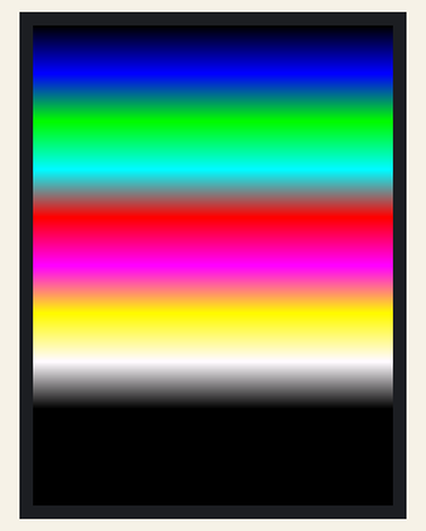
Recording of a sketch running on a simulated Arduino Uno, built with avr-gcc and run on an emulated ATmega328P. Shown: 240×320 colour display. What the sketch prints to the serial monitor is not drawn.

Above: at 0.4 s.

Measured:
- what the display in image 0 shows lasts 1.0 s, from 0.3 s to 1.3 s

The sketch:

design5.ino
```cpp
// IMPORTANT: Adafruit_TFTLCD LIBRARY MUST BE SPECIFICALLY
// CONFIGURED FOR EITHER THE TFT SHIELD OR THE BREAKOUT BOARD.
// SEE RELEVANT COMMENTS IN Adafruit_TFTLCD.h FOR SETUP.
//by Open-Smart Team and Catalex Team
//catalex_inc@163.com
//Store:   http://dx.com
//           https://open-smart.aliexpress.com/store/1199788
//Demo Function: Display graphics, characters
//Arduino IDE: 1.6.5
// Board: Arduino UNO R3, Arduino Mega2560,Arduino Leonardo

// Board:OPEN-SMART UNO R3 5V / 3.3V, Arduino UNO R3, Arduino Mega2560
//3.2INCH TFT:
// https://www.aliexpress.com/store/product/3-2-TFT-LCD-Display-module-Touch-Screen-Shield-board-onboard-temperature-sensor-w-Touch-Pen/1199788_32755473754.html?spm=2114.12010615.0.0.bXDdc3
//OPEN-SMART UNO R3 5V / 3.3V:
// https://www.aliexpress.com/store/product/OPEN-SMART-5V-3-3V-Compatible-UNO-R3-CH340G-ATMEGA328P-Development-Board-with-USB-Cable-for/1199788_32758607490.html?spm=2114.12010615.0.0.ckMTaN


#include <Adafruit_GFX.h>    // Core graphics library
//#include <Adafruit_TFTLCD.h> // Hardware-specific library
#include <MCUFRIEND_kbv.h>
MCUFRIEND_kbv tft;

//***********************************************//
// If you use OPEN-SMART TFT breakout board                 //
// Reconmmend you to add 5V-3.3V level converting circuit.
// Of course you can use OPEN-SMART UNO Black version with 5V/3.3V power switch,
// you just need switch to 3.3V.
// The control pins for the LCD can be assigned to any digital or
// analog pins...but we'll use the analog pins as this allows us to
//----------------------------------------|
// TFT Breakout  -- Arduino UNO / Mega2560 / OPEN-SMART UNO Black
// GND              -- GND
// 3V3               -- 3.3V
// CS                 -- A3
// RS                 -- A2
// WR                -- A1
// RD                 -- A0
// RST                -- RESET
// LED                -- GND
// DB0                -- 8
// DB1                -- 9
// DB2                -- 10
// DB3                -- 11
// DB4                -- 4
// DB5                -- 13
// DB6                -- 6
// DB7                -- 7

// Assign human-readable names to some common 16-bit color values:
#define	BLACK   0x0000
#define	BLUE    0x001F
#define	RED     0xF800
#define	GREEN   0x07E0
#define CYAN    0x07FF
#define MAGENTA 0xF81F
#define YELLOW  0xFFE0
#define WHITE   0xFFFF

//Adafruit_TFTLCD tft(LCD_CS, LCD_CD, LCD_WR, LCD_RD, LCD_RESET);
// If using the shield, all control and data lines are fixed, and
// a simpler declaration can optionally be used:
// Adafruit_TFTLCD tft;
int w = tft.width();

void setup(void) {
  Serial.begin(9600);
  Serial.println("Running design5 program.");
  tft.begin(0X9327);//to enable ILI9327 driver code
}

void loop(void) {
  int j;
  tft.fillScreen(BLACK);
  for(j=0;j<32;j++) tft.drawLine(0, j, w, j, tft.color565(0,0,j<<3));
  for(j=0;j<32;j++) tft.drawLine(0, j+32, w, j+32, tft.color565(0,j<<3,248-(j<<3)));
  for(j=0;j<32;j++) tft.drawLine(0, j+64, w, j+64, tft.color565(0,248,j<<3));
  for(j=0;j<32;j++) tft.drawLine(0, j+96, w, j+96, tft.color565(j<<3,248-(j<<3),248-(j<<3)));
  for(j=0;j<32;j++) tft.drawLine(0, j+128, w, j+128, tft.color565(248,0,j<<3));
  for(j=0;j<32;j++) tft.drawLine(0, j+160, w, j+160, tft.color565(248,j<<3,248-(j<<3)));
  for(j=0;j<32;j++) tft.drawLine(0, j+192, w, j+192, tft.color565(248,248,j<<3));
  for(j=0;j<32;j++) tft.drawLine(0, j+224, w, j+224, tft.color565(248-(j<<3),248-(j<<3),248-(j<<3)));
  delay(1000);
}
```
